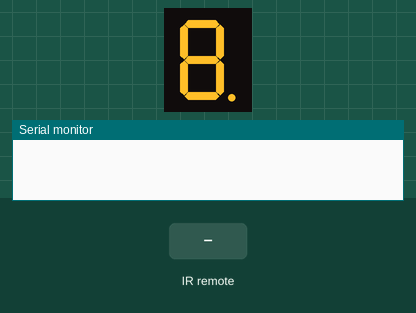
This sketch was run on a simulated Arduino Uno, built with avr-gcc and run on an emulated ATmega328P. Shown: 1-digit seven-segment display, the last lines printed to the serial monitor. Wiring (inferred from the names in the program): 1-digit 7-segment display, segments lit when HIGH: segments pin 4, pin 5, pin 6, pin 7, pin 8, pin 9, pin 10, pin 11. Inputs (shaded band) come from the test bench. The segment pins are drawn as the display they are named for.

Above: at 1.2 s.
1.3 s: infrared code 0xFF6897 received
At 1.9 s:
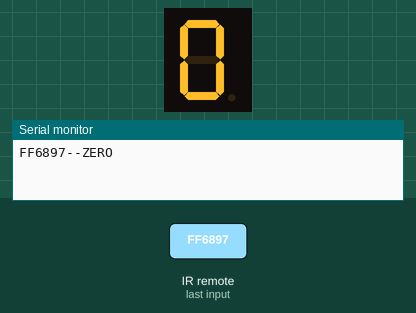
2.9 s: infrared code 0xFF30CF received
At 4.2 s:
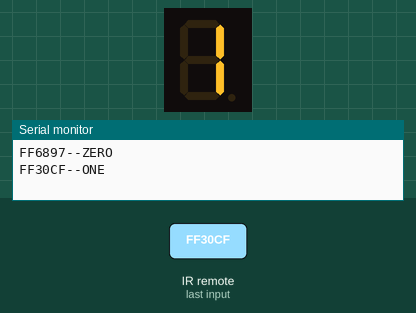
4.5 s: infrared code 0xFF18E7 received
At 5.5 s:
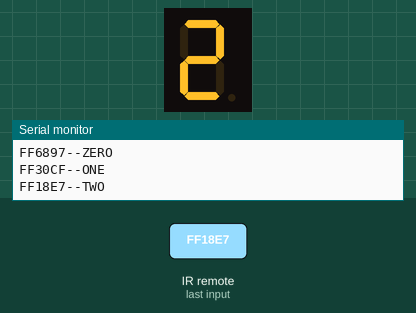
6.1 s: infrared code 0xFF7A85 received
At 6.8 s:
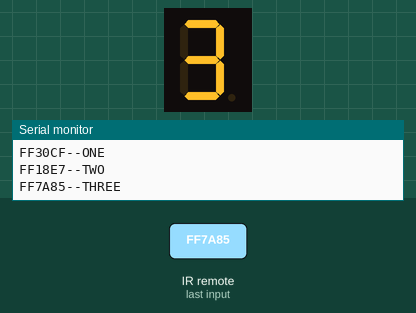
7.7 s: infrared code 0xFF10EF received
At 9.0 s:
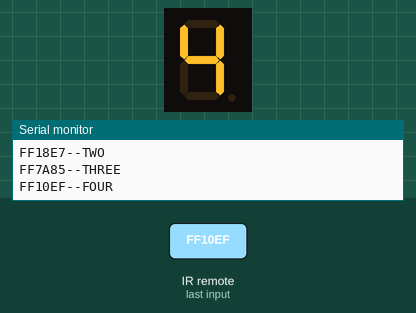
9.3 s: infrared code 0xFF38C7 received
At 10.4 s:
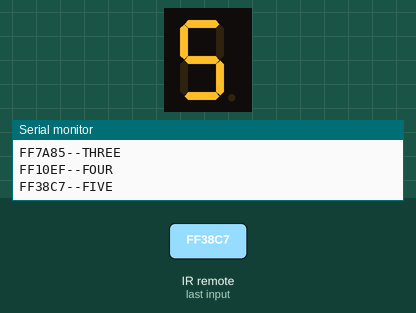
Timing chart, 0 to 11.9 s (numbered marks = the images above; inputs shaded):
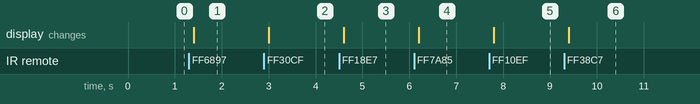

The sketch:

Modular_Remote.ino
```cpp
//A Remote Controlled 7 Segment Display that displays exact button Presses on a Single Digit 7 segment Display

/* Feel free too reach out @  https://twitter.com/___carlos___01 */

#include <IRremote.h>
int IRpin = 3;               //Declare Variable for the Infrared Pin
IRrecv IR(IRpin);       //Create an IR object and pin
decode_results cmd;   //Result of infrared code get stored here
String myCom;            //Command for Storing Variables

//7 Segment Pins
int a = 4;       //Definition of digital interface 7 connecting to "A" on the 7 segment digital tube
int b = 5;      // Definition of digital interface 6 connected B segment digital tube
int c = 6;      // Definition of digital interface 5 connected C segment digital tube
int d = 7;     // Definition of digital interface 10 connected D segment digital tube
int e = 8;     // Definition of digital interface 11 connected e segment digital tube
int f = 9;     // Definition of digital interface 8 connected f segment digital tube
int g = 10;    // Definition of digital interface 9 connected g segment digital tube
int dp = 11;  // Definition of digital interface 4 connected DP segment digital tube

int wait = 3000; //Varaible for delay interval
void setup() {
  // put your setup code here, to run once:

  //Turn on Serial Monitor
  Serial.begin(9600);
  IR.enableIRIn();

  //Set the pinModes 4-11 as Output
  int i;
  for (i = 4; i <= 11; i++) {
    pinMode(i, OUTPUT);
  }

  //Signify you that the DISPLAY is Active
  all();

}


void loop() {
  // put your main code here, to run repeatedly:
  while (IR.decode(&cmd) == 0) { }  //AWhile loop that continues looping if the Remote Controller is not Pressed

  //PRINT THE HEXADECIMAL VALUE OF THE BUTTONS
  Serial.print(cmd.value, HEX);
  Serial.print("--");
  delay(100);
  IR.resume();

  //BUTTONS ON THE REMOTE CONTROLLER...
  //Map each Individual Button to the Corresponding HEX Value
  if (cmd.value == 0xFF6897) {
    myCom = "ZERO";
    Serial.println(myCom);
    digital_0();
  }
  if (cmd.value == 0xFF9867) {
    myCom = "100+";
    Serial.println(myCom);
  }
  if (cmd.value == 0xFFB04F) {
    myCom = "200+";
    Serial.println(myCom);
  }

  if (cmd.value == 0XFF30CF) {
    myCom = "ONE";
    Serial.println(myCom);
    digital_1();
  }
  if (cmd.value == 0xFF18E7) {
    myCom = "TWO";
    Serial.println(myCom);
    digital_2();
  }
  if (cmd.value == 0XFF7A85) {
    myCom = "THREE";
    Serial.println(myCom);
    digital_3();
  }
  if (cmd.value == 0XFF10EF) {
    myCom = "FOUR";
    Serial.println(myCom);
    digital_4();
  }
  if (cmd.value == 0XFF38C7) {
    myCom = "FIVE";
    Serial.println(myCom);
    digital_5();
  }
  if (cmd.value == 0XFF5AA5) {
    myCom = "SIX";
    Serial.println(myCom);
    digital_6();
  }
  if (cmd.value == 0XFF42BD) {
    myCom = "SEVEN";
    Serial.println(myCom);
    digital_7();
  }

  if (cmd.value == 0XFF4AB5) {
    myCom = "EIGHT";
    Serial.println(myCom);
    digital_8();
  }
  if (cmd.value == 0XFF52AD) {
    myCom = "NINE";
    Serial.println(myCom);
    digital_9();
  }
  if (cmd.value == 0XFFE01F) {
    myCom = "MINUS";
    Serial.println(myCom);
  }
  if (cmd.value == 0XFFA857) {
    myCom = "PLUS";
    Serial.println(myCom);
  }
}

//7 segment Display Functions

//Display number0
void digital_0() {
  digitalWrite(a, HIGH);
  digitalWrite(b, HIGH);
  digitalWrite(c, HIGH);
  digitalWrite(d, HIGH);
  digitalWrite(e, HIGH);
  digitalWrite(f, HIGH);
  digitalWrite(g, LOW);
  digitalWrite(dp, LOW);
}

////Display number 1
void digital_1() {
  digitalWrite(a, LOW);
  digitalWrite(b, HIGH);
  digitalWrite(c, HIGH);
  digitalWrite(d, LOW);
  digitalWrite(e, LOW);
  digitalWrite(f, LOW);
  digitalWrite(g, LOW);
  digitalWrite(dp, LOW);
}
//Display number 2
void digital_2() {
  digitalWrite(g, HIGH);
  digitalWrite(a, HIGH);
  digitalWrite(b, HIGH);
  digitalWrite(c, LOW);
  digitalWrite(d, HIGH);
  digitalWrite(dp, LOW);
  digitalWrite(f, LOW);
  digitalWrite(e, HIGH);
}
//Display number 3
void digital_3() {
  digitalWrite(g, HIGH);
  digitalWrite(a, HIGH);
  digitalWrite(b, HIGH);
  digitalWrite(c, HIGH);
  digitalWrite(d, HIGH);
  digitalWrite(dp, LOW);
  digitalWrite(f, LOW);
  digitalWrite(e, LOW);
}
//Display number 4
void digital_4() {
  digitalWrite(c, HIGH);
  digitalWrite(b, HIGH);
  digitalWrite(f, HIGH);
  digitalWrite(g, HIGH);
  digitalWrite(dp, LOW);
  digitalWrite(a, LOW);
  digitalWrite(e, LOW);
  digitalWrite(d, LOW);
}
//Digital Display 5
void digital_5() {
  digitalWrite(a, HIGH);
  digitalWrite(b, LOW);
  digitalWrite(c, HIGH);
  digitalWrite(d, HIGH);
  digitalWrite(e, LOW);
  digitalWrite(f, HIGH);
  digitalWrite(g, HIGH);
  digitalWrite(dp, LOW);
}

//Digital Display 6
void digital_6() {
  digitalWrite(a, HIGH);
  digitalWrite(b, LOW);
  digitalWrite(c, HIGH);
  digitalWrite(d, HIGH);
  digitalWrite(e, HIGH);
  digitalWrite(f, HIGH);
  digitalWrite(g, HIGH);
  digitalWrite(dp, LOW);
}
//Digital Display 7
void digital_7() {
  digitalWrite(a, HIGH);
  digitalWrite(b, HIGH);
  digitalWrite(c, HIGH);
  digitalWrite(d, LOW);
  digitalWrite(e, LOW);
  digitalWrite(f, LOW);
  digitalWrite(g, LOW);
  digitalWrite(dp, LOW);
}
//Digital Display 7
void digital_8() {
  digitalWrite(a, HIGH);
  digitalWrite(b, HIGH);
  digitalWrite(c, HIGH);
  digitalWrite(d, HIGH);
  digitalWrite(e, HIGH);
  digitalWrite(f, HIGH);
  digitalWrite(g, HIGH);
  digitalWrite(dp, LOW);
}
//Digital Display 9
void digital_9() {
  digitalWrite(a, HIGH);
  digitalWrite(b, HIGH);
  digitalWrite(c, HIGH);
  digitalWrite(d, LOW);
  digitalWrite(e, LOW);
  digitalWrite(f, HIGH);
  digitalWrite(g, HIGH);
  digitalWrite(dp, LOW);
}
//Digital Display dp
void digital_dp() {
  digitalWrite(a, LOW);
  digitalWrite(b, LOW);
  digitalWrite(c, LOW);
  digitalWrite(d, LOW);
  digitalWrite(e, LOW);
  digitalWrite(f, LOW);
  digitalWrite(g, LOW);
  digitalWrite(dp, HIGH);
}
//Display All the LEDS
void all() {
  digitalWrite(a, HIGH);
  digitalWrite(b, HIGH);
  digitalWrite(c, HIGH);
  digitalWrite(d, HIGH);
  digitalWrite(e, HIGH);
  digitalWrite(f, HIGH);
  digitalWrite(g, HIGH);
  digitalWrite(dp, HIGH);
}

/* Feel free too reach out @  https://twitter.com/___carlos___01 */
```

Measured:
- after the input at 1.3 s, the display: changes after 0.10 s (image 1)
- after the input at 2.9 s, the display: changes after 0.10 s (image 2)
- after the input at 4.5 s, the display: changes after 0.10 s (image 3)
- after the input at 6.1 s, the display: changes after 0.10 s (image 4)
- after the input at 7.7 s, the display: changes after 0.10 s (image 5)
- after the input at 9.3 s, the display: changes after 0.10 s (image 6)
